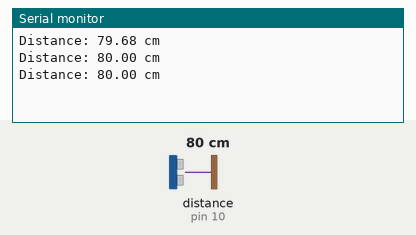
Bench run of a sketch on a simulated Arduino Uno, built with avr-gcc and run on an emulated ATmega328P. Shown: the last lines printed to the serial monitor. Wiring (inferred from the names in the program): ultrasonic range finder: trigger pin 9; echo pin 10. The inputs (shaded band) are chosen by the test bench; at power-on: distance to the obstacle (sensor on pin 10) 80 cm. The echo pulse lasts 58.3 µs per cm.

Above: at 1.5 s.
1.6 s: distance to the obstacle (sensor on pin 10) set to 2 cm
At 2.7 s:
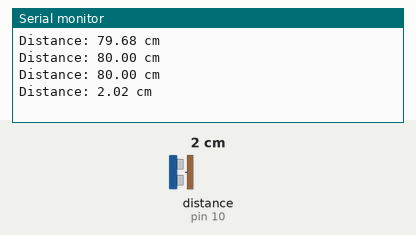
3.1 s: distance to the obstacle (sensor on pin 10) set to 4 cm
At 4.1 s:
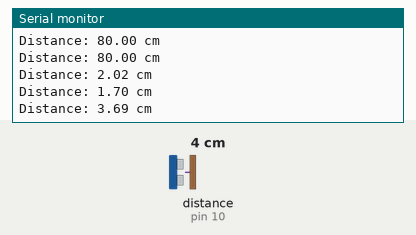
Timing chart, 0 to 6.1 s (numbered marks = the images above; inputs shaded):
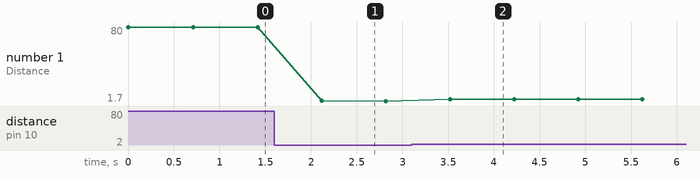

The sketch:

ultrasoundDistance.ino
```cpp
// Define pins
const int trigPin = 9;
const int echoPin = 10;

// Variable for duration and distance
long duration;
float distance;

void setup() {
  // Start Serial Monitor
  Serial.begin(9600);

  // Set pin modes
  pinMode(trigPin, OUTPUT);
  pinMode(echoPin, INPUT);
}

void loop() {
  // Clear trigPin
  digitalWrite(trigPin, LOW);
  delayMicroseconds(2);

  // Send a 10us HIGH pulse on trigPin
  digitalWrite(trigPin, HIGH);
  delayMicroseconds(10);
  digitalWrite(trigPin, LOW);

  // Read echoPin and calculate duration
  duration = pulseIn(echoPin, HIGH);

  // Calculate distance in centimeters
  distance = duration * 0.0343 / 2;

  // Print distance to Serial Monitor
  Serial.print("Distance: ");
  Serial.print(distance);
  Serial.println(" cm");

  delay(700);
}
```

Measured:
- after the input at 1.6 s, the serial monitor: prints a new line after 0.52 s (image 1)
- after the input at 3.1 s, the serial monitor: prints a new line after 0.42 s (image 2)
- plotted number 1: 80 → 1.7 after the input at 1.6 s, 1.7 → 3.69 after the input at 3.1 s
